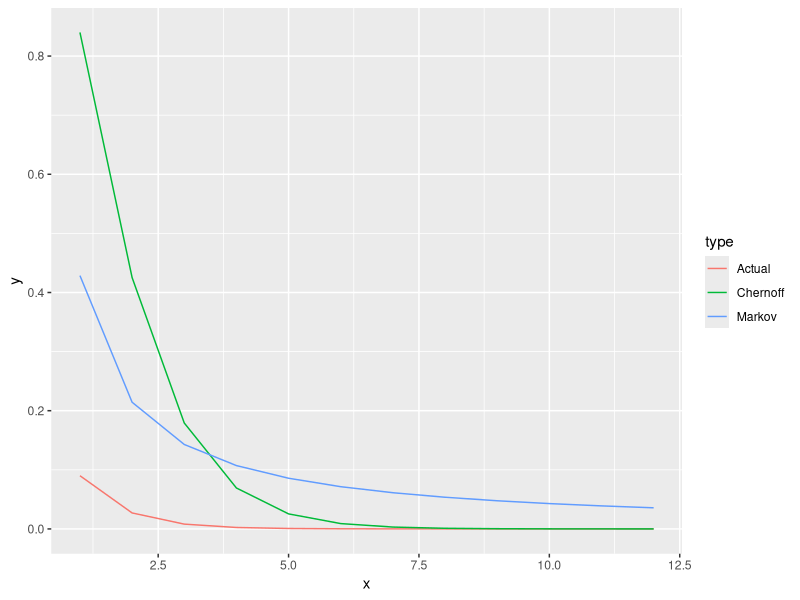
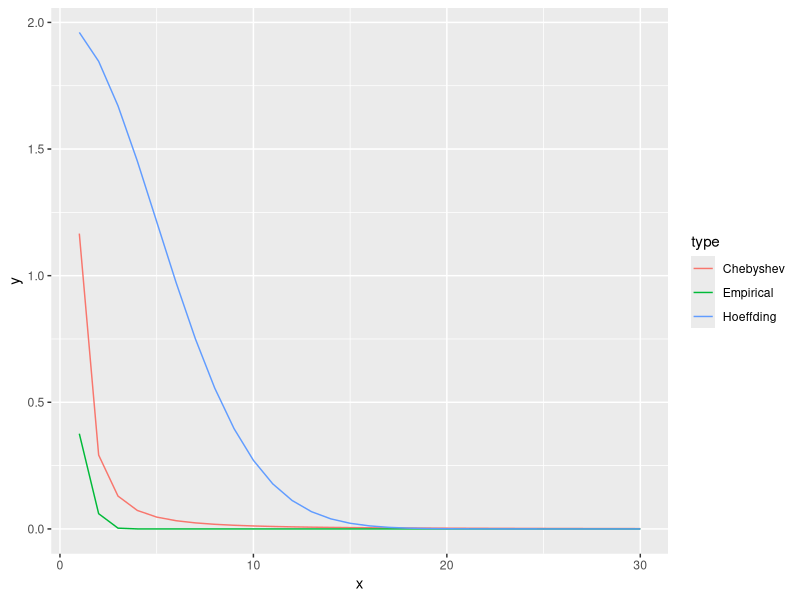
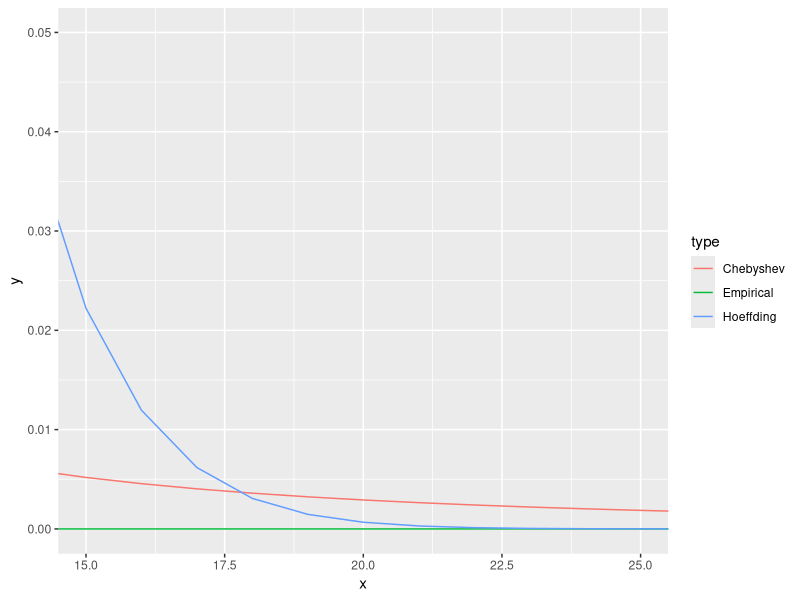

Here is the R script that generated these plots, in order:
## ---- chunk 1
togs <- T
library(ggplot2)
library(dplyr)
library(reshape2)
library(tidyr)
# togs <- FALSE
## ---- chunk 2
bound_chernoff <- function (t, p, a) {
  return ((p / (1 - exp(t) + p * exp(t))) / exp(a * t))
}

set.seed(1)
p <- 0.7
a <- seq(1, 12, by = 1)
ci_markov <- (1 - p) / p / a
t <- vector(mode = "numeric", length = length(a))
for (i in 1:length(t)) {
  t[i] <- optimize(bound_chernoff, interval = c(0, log(1 / (1 - p))), p = p, a = a[i])$minimum
}
t
ci_chernoff <- (p / (1 - exp(t) + p * exp(t))) / exp(a * t)
actual      <- 1 - pgeom(a, 0.7)
plot_df     <- rbind(
  data.frame(x = a, y = ci_markov, type = "Markov"),
  data.frame(x = a, y = ci_chernoff, type = "Chernoff"),
  data.frame(x = a, y = actual, type = "Actual")
)
ggplot(plot_df, aes(x = x, y = y, color = type)) +
  geom_line()


## ---- chunk 3
set.seed(1)
nvars   <- 100
nsamps  <- 1000
samps   <- matrix(data = NA, nrow = nsamps, ncol = nvars)
Sn_mean <- 0
Sn_var  <- 0
for (i in 1:nvars) {
  alpha1  <- rgamma(1, 10, 1)
  beta1   <- rgamma(1, 10, 1)
  X       <- rbeta(nsamps, alpha1, beta1)
  Sn_mean <- Sn_mean + alpha1 / (alpha1 + beta1)
  Sn_var  <- Sn_var + 
    alpha1 * beta1 / ((alpha1 + beta1)^2 * (alpha1 + beta1 + 1))
  
    samps[ ,i] <- X
}
mean(apply(samps, 1, sum))
Sn_mean
var(apply(samps, 1, sum))
Sn_var
a            <- 1:30
b            <- a / sqrt(Sn_var)
ci_chebyshev <- 1 / b^2
ci_hoeffding <- 2 * exp(- 2 * a^2 / nvars)
empirical    <- NULL
for (i in 1:length(a)) {
  empirical[i] <- sum(abs((apply(samps, 1, sum)) - Sn_mean) >= a[i])/ nsamps
}

plot_df     <- rbind(
  data.frame(x = a, y = ci_chebyshev, type = "Chebyshev"),
  data.frame(x = a, y = ci_hoeffding, type = "Hoeffding"),
  data.frame(x = a, y = empirical, type = "Empirical")
)

ggplot(plot_df, aes(x = x, y = y, color = type)) +
  geom_line()

ggplot(plot_df, aes(x = x, y = y, color = type)) +
  geom_line() +
  coord_cartesian(xlim = c(15, 25), ylim = c(0, 0.05))
